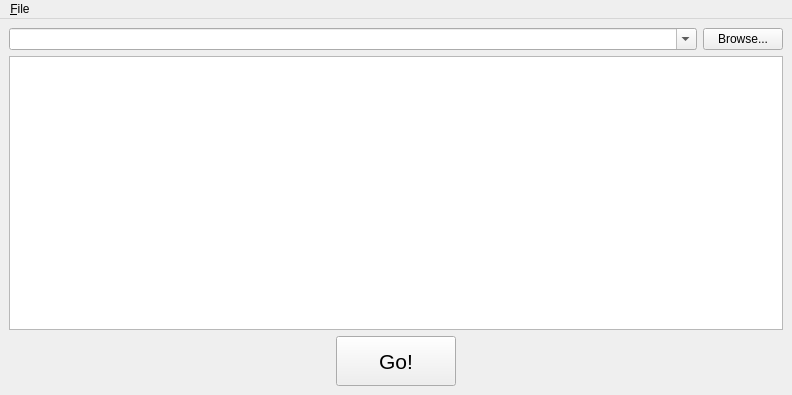
<?xml version="1.0" encoding="UTF-8"?>
<ui version="4.0">
 <class>MainWindow</class>
 <widget class="QMainWindow" name="MainWindow">
  <property name="geometry">
   <rect>
    <x>0</x>
    <y>0</y>
    <width>792</width>
    <height>395</height>
   </rect>
  </property>
  <property name="windowTitle">
   <string>FlightCrew-gui</string>
  </property>
  <widget class="QWidget" name="centralwidget">
   <layout class="QVBoxLayout" name="verticalLayout">
    <item>
     <layout class="QHBoxLayout" name="horizontalLayout">
      <item>
       <widget class="QComboBox" name="FilepathsCombo">
        <property name="editable">
         <bool>true</bool>
        </property>
       </widget>
      </item>
      <item>
       <widget class="QPushButton" name="BrowseButton">
        <property name="sizePolicy">
         <sizepolicy hsizetype="Fixed" vsizetype="Fixed">
          <horstretch>0</horstretch>
          <verstretch>0</verstretch>
         </sizepolicy>
        </property>
        <property name="text">
         <string>Browse...</string>
        </property>
       </widget>
      </item>
     </layout>
    </item>
    <item>
     <widget class="QTableWidget" name="ResultTable">
      <property name="editTriggers">
       <set>QAbstractItemView::NoEditTriggers</set>
      </property>
      <property name="tabKeyNavigation">
       <bool>false</bool>
      </property>
      <property name="showDropIndicator" stdset="0">
       <bool>false</bool>
      </property>
      <property name="dragDropOverwriteMode">
       <bool>false</bool>
      </property>
      <attribute name="horizontalHeaderStretchLastSection">
       <bool>true</bool>
      </attribute>
      <attribute name="verticalHeaderVisible">
       <bool>false</bool>
      </attribute>
     </widget>
    </item>
    <item>
     <layout class="QHBoxLayout" name="horizontalLayout_3">
      <item>
       <spacer name="horizontalSpacer_2">
        <property name="orientation">
         <enum>Qt::Horizontal</enum>
        </property>
        <property name="sizeHint" stdset="0">
         <size>
          <width>40</width>
          <height>20</height>
         </size>
        </property>
       </spacer>
      </item>
      <item>
       <widget class="QPushButton" name="GoButton">
        <property name="minimumSize">
         <size>
          <width>120</width>
          <height>50</height>
         </size>
        </property>
        <property name="font">
         <font>
          <pointsize>16</pointsize>
         </font>
        </property>
        <property name="text">
         <string>Go!</string>
        </property>
       </widget>
      </item>
      <item>
       <spacer name="horizontalSpacer">
        <property name="orientation">
         <enum>Qt::Horizontal</enum>
        </property>
        <property name="sizeHint" stdset="0">
         <size>
          <width>40</width>
          <height>20</height>
         </size>
        </property>
       </spacer>
      </item>
     </layout>
    </item>
   </layout>
  </widget>
  <widget class="QMenuBar" name="menubar">
   <property name="geometry">
    <rect>
     <x>0</x>
     <y>0</y>
     <width>792</width>
     <height>21</height>
    </rect>
   </property>
   <widget class="QMenu" name="menu_File">
    <property name="title">
     <string>&amp;File</string>
    </property>
    <addaction name="actionExit"/>
   </widget>
   <addaction name="menu_File"/>
  </widget>
  <action name="actionExit">
   <property name="text">
    <string>&amp;Exit</string>
   </property>
  </action>
 </widget>
 <resources/>
 <connections/>
</ui>
